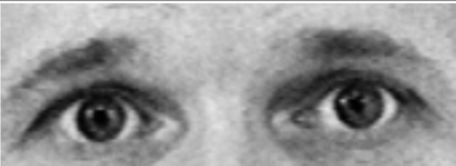
#> input picture pipeline/assets/FAU_sample_images/01.png, 456 x 166 px
$ python -i image.py   (imports and definitions only)
#> lines starting #> are read from the running program, lines starting #| are printed output that depends on the picture; after the words box and inside, x2 and y2 are one past the last pixel; in counts of white or black regions, pixels touching at a corner belong together
"""
Provides helper functions for image processing.
"""

import math
from pathlib import Path
from typing import List, Tuple, Optional

import cv2
import numpy as np


# [43 lines left out: function check_if_image_has_black_bars, not called in this run]


def get_black_bars_height(image_file: Path) -> float:
    """
    Gets the height of the black bars in the image.

    Args:
        image_file (Path): Path to image file
    """
#> called with image_file = '../assets/FAU_sample_images/01.png'
    image = cv2.imread(str(image_file))
#> image is the input picture: shape (166, 456, 3); min 1, max 255, mean 148.7
    gray = cv2.cvtColor(image, cv2.COLOR_BGR2GRAY)

    # apply threshold to invert the image
    _, thresh = cv2.threshold(gray, 3, 255, cv2.THRESH_BINARY_INV)
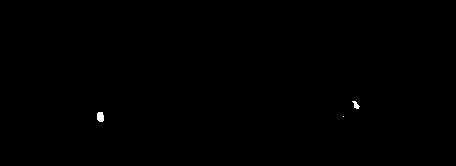
#> thresh: shape (166, 456); 0.13% white; 3 white regions (1 under 20 px)

    # find contours of the white regions
    contours, _ = cv2.findContours(thresh, cv2.RETR_EXTERNAL, cv2.CHAIN_APPROX_SIMPLE)
#> contours = 3 contours, 1 with area under 20; largest, box (x1, y1, x2, y2) and area: (97, 112, 104, 122) 48, (352, 101, 360, 109) 23

    heights_y: List[Tuple[int, int]] = []
    y_heights: List[Tuple[int, int]] = []

    # loop over the contours
    for c in contours:
        # get the bounding rectangle of the contour
        _, y, _, h = cv2.boundingRect(c)  # x, y, w, h
        if h < 100:
            continue
        heights_y.append((h, y))
        y_heights.append((y, h))
#> this loop made 3 passes
#> (y, h) on passes 2 to 3: (112, 10), (101, 8)
#> (c, y, h) on pass 1: ([[343, 116]], 116, 1)
#> after the loop, heights_y = []; y_heights = []

    heights_y.sort(key=lambda x: x[0], reverse=False)
    y_heights.sort(key=lambda x: x[0], reverse=False)

#> (the run stopped early here; a loop or call above may not have finished)
